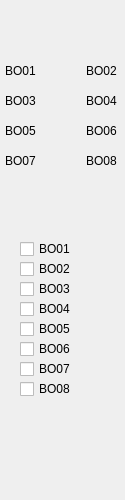
<?xml version="1.0" encoding="UTF-8"?>
<ui version="4.0">
 <class>Form</class>
 <widget class="QWidget" name="Form">
  <property name="geometry">
   <rect>
    <x>0</x>
    <y>0</y>
    <width>125</width>
    <height>500</height>
   </rect>
  </property>
  <property name="windowTitle">
   <string>Form</string>
  </property>
  <widget class="caInclude" name="cainclude">
   <property name="geometry">
    <rect>
     <x>0</x>
     <y>0</y>
     <width>128</width>
     <height>500</height>
    </rect>
   </property>
   <property name="macro">
    <string>IOC=$(IOC),MasterID=$(MasterID),SlaveID=$(SlaveID)</string>
   </property>
   <property name="filename" stdset="0">
    <string notr="true">ecmcE_slave_frame.ui</string>
   </property>
  </widget>
  <widget class="caLed" name="caled_3">
   <property name="geometry">
    <rect>
     <x>40</x>
     <y>60</y>
     <width>22</width>
     <height>22</height>
    </rect>
   </property>
   <property name="rectangular">
    <bool>true</bool>
   </property>
   <property name="gradientEnabled">
    <bool>false</bool>
   </property>
   <property name="channel" stdset="0">
    <string notr="true">$(IOC):m$(MasterID)s$(SlaveID)-BO01-RB</string>
   </property>
   <property name="colorMode">
    <enum>caLed::Static</enum>
   </property>
   <property name="falseColor">
    <color>
     <red>136</red>
     <green>138</green>
     <blue>133</blue>
    </color>
   </property>
   <property name="trueColor">
    <color>
     <red>0</red>
     <green>85</green>
     <blue>0</blue>
    </color>
   </property>
  </widget>
  <widget class="caLabel" name="calabel_3">
   <property name="geometry">
    <rect>
     <x>5</x>
     <y>60</y>
     <width>32</width>
     <height>22</height>
    </rect>
   </property>
   <property name="text">
    <string>BO01</string>
   </property>
  </widget>
  <widget class="caLabel" name="calabel_4">
   <property name="geometry">
    <rect>
     <x>86</x>
     <y>60</y>
     <width>32</width>
     <height>22</height>
    </rect>
   </property>
   <property name="text">
    <string>BO02</string>
   </property>
   <property name="alignment">
    <set>Qt::AlignLeading|Qt::AlignLeft|Qt::AlignVCenter</set>
   </property>
  </widget>
  <widget class="caLed" name="caled_4">
   <property name="geometry">
    <rect>
     <x>63</x>
     <y>60</y>
     <width>22</width>
     <height>22</height>
    </rect>
   </property>
   <property name="rectangular">
    <bool>true</bool>
   </property>
   <property name="gradientEnabled">
    <bool>false</bool>
   </property>
   <property name="channel" stdset="0">
    <string notr="true">$(IOC):m$(MasterID)s$(SlaveID)-BO02-RB</string>
   </property>
   <property name="colorMode">
    <enum>caLed::Static</enum>
   </property>
   <property name="falseColor">
    <color>
     <red>136</red>
     <green>138</green>
     <blue>133</blue>
    </color>
   </property>
   <property name="trueColor">
    <color>
     <red>0</red>
     <green>85</green>
     <blue>0</blue>
    </color>
   </property>
  </widget>
  <widget class="caLed" name="caled_5">
   <property name="geometry">
    <rect>
     <x>63</x>
     <y>90</y>
     <width>22</width>
     <height>22</height>
    </rect>
   </property>
   <property name="rectangular">
    <bool>true</bool>
   </property>
   <property name="gradientEnabled">
    <bool>false</bool>
   </property>
   <property name="channel" stdset="0">
    <string notr="true">$(IOC):m$(MasterID)s$(SlaveID)-BO04-RB</string>
   </property>
   <property name="colorMode">
    <enum>caLed::Static</enum>
   </property>
   <property name="falseColor">
    <color>
     <red>136</red>
     <green>138</green>
     <blue>133</blue>
    </color>
   </property>
   <property name="trueColor">
    <color>
     <red>0</red>
     <green>85</green>
     <blue>0</blue>
    </color>
   </property>
  </widget>
  <widget class="caLabel" name="calabel_5">
   <property name="geometry">
    <rect>
     <x>5</x>
     <y>90</y>
     <width>32</width>
     <height>22</height>
    </rect>
   </property>
   <property name="text">
    <string>BO03</string>
   </property>
  </widget>
  <widget class="caLed" name="caled_6">
   <property name="geometry">
    <rect>
     <x>40</x>
     <y>90</y>
     <width>22</width>
     <height>22</height>
    </rect>
   </property>
   <property name="rectangular">
    <bool>true</bool>
   </property>
   <property name="gradientEnabled">
    <bool>false</bool>
   </property>
   <property name="channel" stdset="0">
    <string notr="true">$(IOC):m$(MasterID)s$(SlaveID)-BO03-RB</string>
   </property>
   <property name="colorMode">
    <enum>caLed::Static</enum>
   </property>
   <property name="falseColor">
    <color>
     <red>136</red>
     <green>138</green>
     <blue>133</blue>
    </color>
   </property>
   <property name="trueColor">
    <color>
     <red>0</red>
     <green>85</green>
     <blue>0</blue>
    </color>
   </property>
  </widget>
  <widget class="caLabel" name="calabel_6">
   <property name="geometry">
    <rect>
     <x>86</x>
     <y>90</y>
     <width>32</width>
     <height>22</height>
    </rect>
   </property>
   <property name="text">
    <string>BO04</string>
   </property>
   <property name="alignment">
    <set>Qt::AlignLeading|Qt::AlignLeft|Qt::AlignVCenter</set>
   </property>
  </widget>
  <widget class="caToggleButton" name="catogglebutton">
   <property name="geometry">
    <rect>
     <x>20</x>
     <y>240</y>
     <width>90</width>
     <height>18</height>
    </rect>
   </property>
   <property name="text">
    <string>BO01</string>
   </property>
   <property name="channel" stdset="0">
    <string notr="true">$(IOC):m$(MasterID)s$(SlaveID)-BO01</string>
   </property>
  </widget>
  <widget class="caToggleButton" name="catogglebutton_2">
   <property name="geometry">
    <rect>
     <x>20</x>
     <y>260</y>
     <width>90</width>
     <height>18</height>
    </rect>
   </property>
   <property name="text">
    <string>BO02</string>
   </property>
   <property name="channel" stdset="0">
    <string notr="true">$(IOC):m$(MasterID)s$(SlaveID)-BO02</string>
   </property>
  </widget>
  <widget class="caToggleButton" name="catogglebutton_3">
   <property name="geometry">
    <rect>
     <x>20</x>
     <y>280</y>
     <width>90</width>
     <height>18</height>
    </rect>
   </property>
   <property name="text">
    <string>BO03</string>
   </property>
   <property name="channel" stdset="0">
    <string notr="true">$(IOC):m$(MasterID)s$(SlaveID)-BO03</string>
   </property>
  </widget>
  <widget class="caToggleButton" name="catogglebutton_4">
   <property name="geometry">
    <rect>
     <x>20</x>
     <y>300</y>
     <width>90</width>
     <height>18</height>
    </rect>
   </property>
   <property name="text">
    <string>BO04</string>
   </property>
   <property name="channel" stdset="0">
    <string notr="true">$(IOC):m$(MasterID)s$(SlaveID)-BO04</string>
   </property>
  </widget>
  <widget class="caLed" name="caled_7">
   <property name="geometry">
    <rect>
     <x>40</x>
     <y>150</y>
     <width>22</width>
     <height>22</height>
    </rect>
   </property>
   <property name="rectangular">
    <bool>true</bool>
   </property>
   <property name="gradientEnabled">
    <bool>false</bool>
   </property>
   <property name="channel" stdset="0">
    <string notr="true">$(IOC):m$(MasterID)s$(SlaveID)-BO07-RB</string>
   </property>
   <property name="colorMode">
    <enum>caLed::Static</enum>
   </property>
   <property name="falseColor">
    <color>
     <red>136</red>
     <green>138</green>
     <blue>133</blue>
    </color>
   </property>
   <property name="trueColor">
    <color>
     <red>0</red>
     <green>85</green>
     <blue>0</blue>
    </color>
   </property>
  </widget>
  <widget class="caLabel" name="calabel_7">
   <property name="geometry">
    <rect>
     <x>5</x>
     <y>150</y>
     <width>32</width>
     <height>22</height>
    </rect>
   </property>
   <property name="text">
    <string>BO07</string>
   </property>
  </widget>
  <widget class="caLabel" name="calabel_8">
   <property name="geometry">
    <rect>
     <x>86</x>
     <y>150</y>
     <width>32</width>
     <height>22</height>
    </rect>
   </property>
   <property name="text">
    <string>BO08</string>
   </property>
   <property name="alignment">
    <set>Qt::AlignLeading|Qt::AlignLeft|Qt::AlignVCenter</set>
   </property>
  </widget>
  <widget class="caLed" name="caled_8">
   <property name="geometry">
    <rect>
     <x>63</x>
     <y>150</y>
     <width>22</width>
     <height>22</height>
    </rect>
   </property>
   <property name="rectangular">
    <bool>true</bool>
   </property>
   <property name="gradientEnabled">
    <bool>false</bool>
   </property>
   <property name="channel" stdset="0">
    <string notr="true">$(IOC):m$(MasterID)s$(SlaveID)-BO08-RB</string>
   </property>
   <property name="colorMode">
    <enum>caLed::Static</enum>
   </property>
   <property name="falseColor">
    <color>
     <red>136</red>
     <green>138</green>
     <blue>133</blue>
    </color>
   </property>
   <property name="trueColor">
    <color>
     <red>0</red>
     <green>85</green>
     <blue>0</blue>
    </color>
   </property>
  </widget>
  <widget class="caLed" name="caled_9">
   <property name="geometry">
    <rect>
     <x>63</x>
     <y>120</y>
     <width>22</width>
     <height>22</height>
    </rect>
   </property>
   <property name="rectangular">
    <bool>true</bool>
   </property>
   <property name="gradientEnabled">
    <bool>false</bool>
   </property>
   <property name="channel" stdset="0">
    <string notr="true">$(IOC):m$(MasterID)s$(SlaveID)-BO06-RB</string>
   </property>
   <property name="colorMode">
    <enum>caLed::Static</enum>
   </property>
   <property name="falseColor">
    <color>
     <red>136</red>
     <green>138</green>
     <blue>133</blue>
    </color>
   </property>
   <property name="trueColor">
    <color>
     <red>0</red>
     <green>85</green>
     <blue>0</blue>
    </color>
   </property>
  </widget>
  <widget class="caLabel" name="calabel_9">
   <property name="geometry">
    <rect>
     <x>5</x>
     <y>120</y>
     <width>32</width>
     <height>22</height>
    </rect>
   </property>
   <property name="text">
    <string>BO05</string>
   </property>
  </widget>
  <widget class="caLed" name="caled_10">
   <property name="geometry">
    <rect>
     <x>40</x>
     <y>120</y>
     <width>22</width>
     <height>22</height>
    </rect>
   </property>
   <property name="rectangular">
    <bool>true</bool>
   </property>
   <property name="gradientEnabled">
    <bool>false</bool>
   </property>
   <property name="channel" stdset="0">
    <string notr="true">$(IOC):m$(MasterID)s$(SlaveID)-BO05-RB</string>
   </property>
   <property name="colorMode">
    <enum>caLed::Static</enum>
   </property>
   <property name="falseColor">
    <color>
     <red>136</red>
     <green>138</green>
     <blue>133</blue>
    </color>
   </property>
   <property name="trueColor">
    <color>
     <red>0</red>
     <green>85</green>
     <blue>0</blue>
    </color>
   </property>
  </widget>
  <widget class="caLabel" name="calabel_10">
   <property name="geometry">
    <rect>
     <x>86</x>
     <y>120</y>
     <width>32</width>
     <height>22</height>
    </rect>
   </property>
   <property name="text">
    <string>BO06</string>
   </property>
   <property name="alignment">
    <set>Qt::AlignLeading|Qt::AlignLeft|Qt::AlignVCenter</set>
   </property>
  </widget>
  <widget class="caToggleButton" name="catogglebutton_5">
   <property name="geometry">
    <rect>
     <x>20</x>
     <y>320</y>
     <width>90</width>
     <height>18</height>
    </rect>
   </property>
   <property name="text">
    <string>BO05</string>
   </property>
   <property name="channel" stdset="0">
    <string notr="true">$(IOC):m$(MasterID)s$(SlaveID)-BO05</string>
   </property>
  </widget>
  <widget class="caToggleButton" name="catogglebutton_6">
   <property name="geometry">
    <rect>
     <x>20</x>
     <y>380</y>
     <width>90</width>
     <height>18</height>
    </rect>
   </property>
   <property name="text">
    <string>BO08</string>
   </property>
   <property name="channel" stdset="0">
    <string notr="true">$(IOC):m$(MasterID)s$(SlaveID)-BO08</string>
   </property>
  </widget>
  <widget class="caToggleButton" name="catogglebutton_7">
   <property name="geometry">
    <rect>
     <x>20</x>
     <y>340</y>
     <width>90</width>
     <height>18</height>
    </rect>
   </property>
   <property name="text">
    <string>BO06</string>
   </property>
   <property name="channel" stdset="0">
    <string notr="true">$(IOC):m$(MasterID)s$(SlaveID)-BO06</string>
   </property>
  </widget>
  <widget class="caToggleButton" name="catogglebutton_8">
   <property name="geometry">
    <rect>
     <x>20</x>
     <y>360</y>
     <width>90</width>
     <height>18</height>
    </rect>
   </property>
   <property name="text">
    <string>BO07</string>
   </property>
   <property name="channel" stdset="0">
    <string notr="true">$(IOC):m$(MasterID)s$(SlaveID)-BO07</string>
   </property>
  </widget>
 </widget>
 <customwidgets>
  <customwidget>
   <class>caToggleButton</class>
   <extends>QCheckBox</extends>
   <header>caToggleButton</header>
  </customwidget>
  <customwidget>
   <class>caLabel</class>
   <extends>QLabel</extends>
   <header>caLabel</header>
  </customwidget>
  <customwidget>
   <class>caInclude</class>
   <extends>QWidget</extends>
   <header>caInclude</header>
  </customwidget>
  <customwidget>
   <class>caLed</class>
   <extends>QWidget</extends>
   <header>caLed</header>
  </customwidget>
 </customwidgets>
 <resources/>
 <connections/>
</ui>
